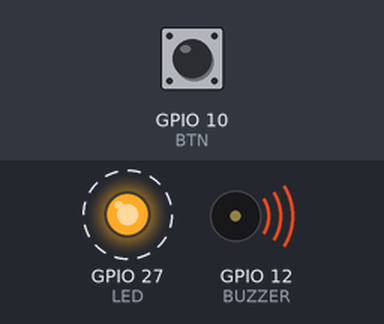
The sketch below on a simulated ESP32. Parts: output pins drawn as LEDs (lit = HIGH), buzzer (waves = sounding). Dashed ring = blinking. The test bench sets the inputs (shaded band); at power-on: GPIO 10 (BTN) HIGH. What the sketch prints to the serial monitor is not drawn.

Above: at 2.8 s.
2.9 s: GPIO 10 (BTN) pulled LOW for 1.1 s
Timing chart, 0 to 12.4 s (numbered marks = the images above; inputs shaded):
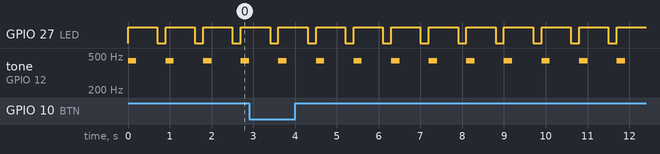

Measured:
- by itself, GPIO 27 (LED): alternates HIGH for 0.70 s and LOW for 0.20 s
- by itself, tone on GPIO 12 (BUZZER): alternates 440 Hz for 0.20 s and silent for 0.70 s

The sketch:

low_io.ino
```cpp
#define LED 27

#define BUZZER 12
#define BUZ_channel 0
#define BUZ_resolution 8


// labeled RXD but dones't receives serial datas on my model
#define BTN 10

void setup() {
    Serial.begin(115200);


    pinMode( LED, OUTPUT );
    digitalWrite( LED, LOW );

    pinMode( BUZZER, OUTPUT );
    digitalWrite( BUZZER, LOW );
    int freq = 2000;
    ledcSetup(BUZ_channel, freq, BUZ_resolution);
    ledcAttachPin(BUZZER, BUZ_channel);

    pinMode( BTN, INPUT_PULLUP );
}

// ======== Buzzer ================
void _tone(int freq) {
    int vol = 125;
    vol = 200;
    ledcWrite(BUZ_channel, vol); // volume
    ledcWriteTone(BUZ_channel, freq); // freq
}

void _noTone() {
    ledcWrite(BUZ_channel, 0); // volume
}

void beep(int freq, int duration) {
    _tone(freq);
    delay(duration);
    _noTone();
}
// ======== Buzzer ================

void loop() {
    digitalWrite( LED, HIGH );
    beep(440, 200);

    if ( digitalRead( BTN ) == LOW ) {
        Serial.println("Btn pressed");
    } else {
        //..
    }

    delay(500);
    digitalWrite( LED, LOW );
    delay(200);
}
```
